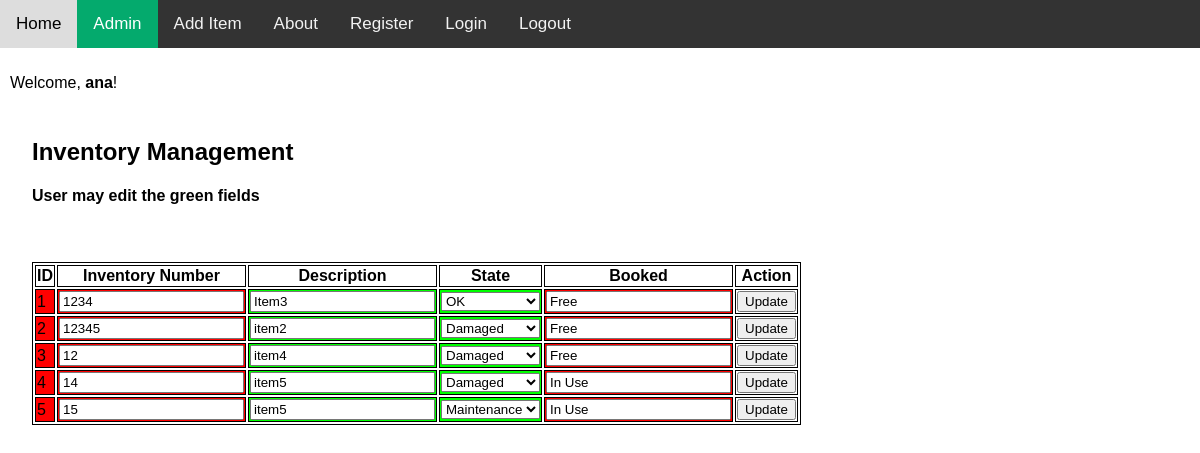
Page /admin (signed in) on the earlier database version.
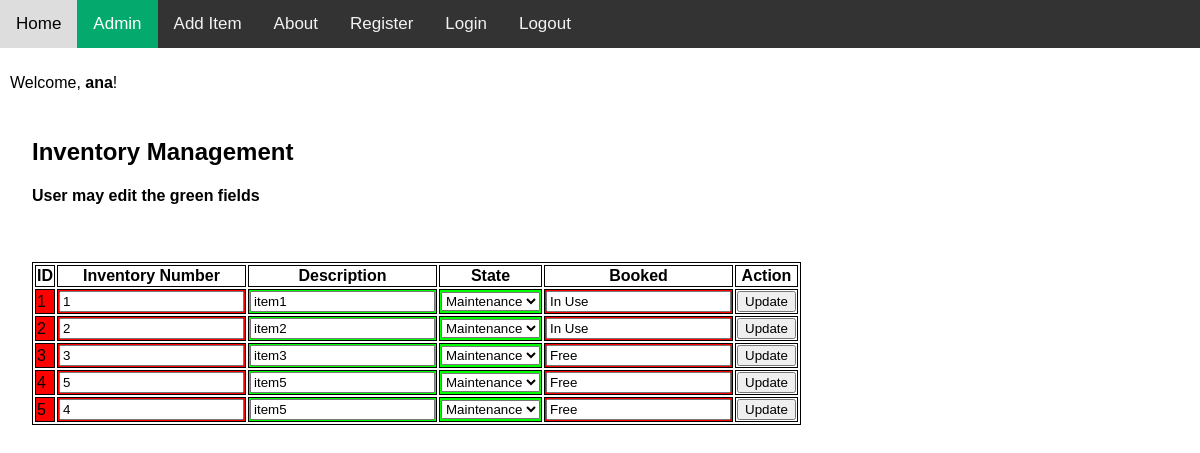
Same page on the later database version.
### app/main/models.py (models this page shows)
class Inventory(db.Model):
    inventory_id = db.Column(db.Integer, primary_key=True)
    inventory_number = db.Column(db.Integer, unique=True, nullable=False)
    inventory_description = db.Column(db.String(80), unique=False, nullable=True)
    inventory_state= db.Column(db.String(80), unique=False, nullable=True)
    inventory_booked = db.Column(db.String(80), unique=False, nullable=True)
    user_id = db.Column(db.Integer, db.ForeignKey('user.user_id'), nullable=True)

### app/main/routes.py (the view, shortened to what this page needs)
@main.route('/admin',methods=['GET', 'POST'])
@login_required
def admin():
    inventory = Inventory.query.all()
    message= ""
    return render_template("admin.html", inventory=inventory, message=message )

### app/main/models.py (called while the page is built)
@login_manager.user_loader
def load_user(user_id):
    return User.query.get(int(user_id))

### app/main/templates/admin.html (shortened to what this page needs)
{% extends "base.html" %}
{% block navbar %}
<div class="topnav">
    <a href="{{ url_for('main.home') }}">Home</a>
    <a class="active" href="{{ url_for('main.admin') }}">Admin</a>
    <a href="{{ url_for('main.add_item') }}">Add Item</a>
    <a href="{{ url_for('main.about') }}">About</a>
    <a href="{{ url_for('main.register') }}">Register</a>
    <a href="{{ url_for('main.login') }}">Login</a>
    <a href="{{ url_for('main.logout') }}">Logout</a>
</div>
<div style="padding: 10px;">
    {% if current_user.is_authenticated %}
        <p>Welcome, <strong>{{ current_user.user_name }}</strong>!</p>
    {% else %}
        <p>Please <a href="{{ url_for('main.login') }}">log in</a>.</p>
    {% endif %}
</div>
{% endblock %}
{% block content %}
<div style="padding-left:16px">
    <h2>Inventory Management</h2>
    <h4>User may edit the  green fields</h4>
    <br>
    <br>
    <table border="1">
        <thead>
            <tr>
                <th onclick="sortTable(0)">ID</th>
                <th onclick="sortTable(1)">Inventory Number</th>
                <th onclick="sortTable(2)">Description</th>
                <th onclick="sortTable(3)">State</th>
                <th onclick="sortTable(4)">Booked</th>
                <th onclick="sortTable(5)">Action</th>
            </tr>
        </thead>
        <tbody>
            {% for item in inventory %}
            <tr>
                <td style="background-color:#FF0000">{{ loop.index }}</td>
                <form action="{{ url_for('main.admin') }}" method="POST">
                    <td style="background-color:#FF0000">
                        <input type="text" name="inventory_number" value="{{ item.inventory_number }}" readonly>
                    </td>
                    <td style="background-color:#00FF00">
                        <input type="text" name="inventory_description" value="{{ item.inventory_description }}">
                    </td>
                    <td style="background-color:#00FF00">
                        <select name="inventory_state">
                            <option value="OK" {% if item.inventory_state == 'OK' %} selected {% endif %}>OK</option>
                            <option value="Damaged" {% if item.inventory_state == 'Damaged' %}selected{% endif %}>Damaged</option>
                            <option value="Maintenance" {% if item.inventory_state == 'Maintenance' %}selected{% endif %}>Maintenance</option>
                        </select>
                    </td>
                    <td style="background-color:#FF0000">
                        <input type="text" name="inventory_booked" value="{{ item.inventory_booked }}" readonly>
                    </td>
                    <td>
                        <button type="submit">Update</button>
                    </td>
                </form>
            </tr>
            {% endfor %}
        </tbody>
    </table>
</div>
{% endblock %}

Differences in the rows shown:
changed Inventory: inventory_number "1234" → "1"; inventory_description "Item3" → "item1"; inventory_state "OK" → "Maintenance"; inventory_booked "Free" → "In Use"
changed Inventory "item2": inventory_number "12345" → "2"; inventory_state "Damaged" → "Maintenance"; inventory_booked "Free" → "In Use"
changed Inventory: inventory_number "12" → "3"; inventory_description "item4" → "item3"; inventory_state "Damaged" → "Maintenance"
changed Inventory (number 4 of 5 on the later page): inventory_number "14" → "5"; inventory_state "Damaged" → "Maintenance"; inventory_booked "In Use" → "Free"
changed Inventory (number 5 of 5 on the later page): inventory_number "15" → "4"; inventory_booked "In Use" → "Free"
